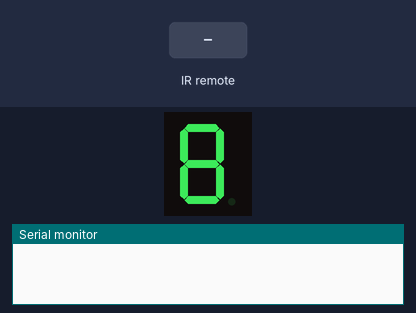
The sketch below on a simulated Arduino Uno, built with avr-gcc and run on an emulated ATmega328P. Parts: 1-digit seven-segment display, the last lines printed to the serial monitor. Wiring (inferred from the names in the program): 1-digit 7-segment display, segments lit when LOW: segments pin 5, pin 9, pin 4, pin 8, pin 6, pin 2, pin 3. Inputs (shaded band) come from the test bench. The segment pins are drawn as the display they are named for.

Above: at 1.2 s.
1.3 s: infrared code 0xC101E57B received
At 2.5 s:
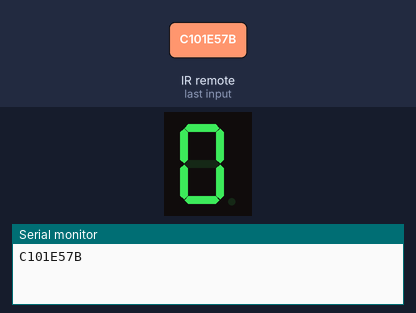
2.8 s: infrared code 0x9716BE3F received
At 3.8 s:
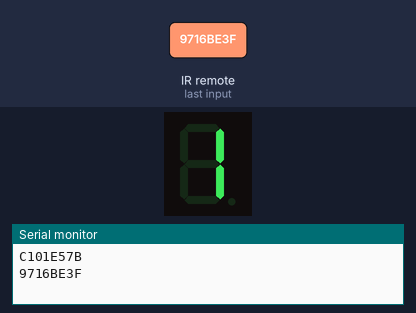
4.3 s: infrared code 0x3D9AE3F7 received
At 5.0 s:
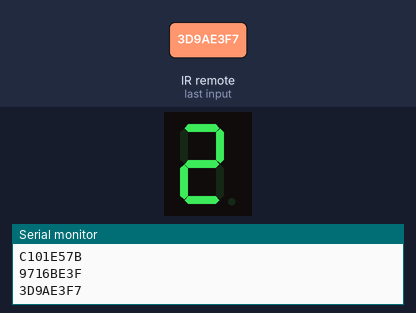
5.8 s: infrared code 0x6182021B received
At 6.1 s:
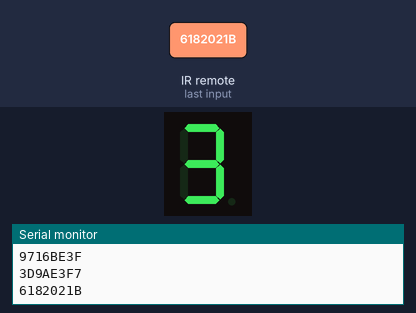
7.3 s: infrared code 0x8C22657B received
At 8.4 s:
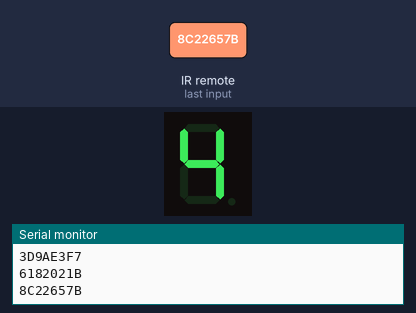
8.8 s: infrared code 0x488F3CBB received
At 9.6 s:
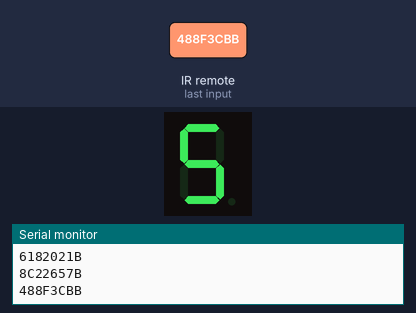
Timing chart, 0 to 11.3 s (numbered marks = the images above; inputs shaded):
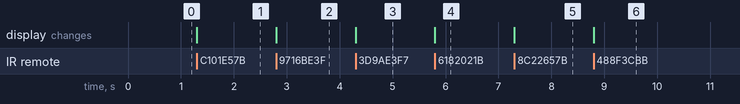

The sketch:

MP14_7SegmentIR.ino
```cpp
#include <IRremote.h>      //must copy IRremote library to arduino libraries
#define zero 0xC101E57B
#define one 0x9716BE3F
#define two 0x3D9AE3F7
#define three 0x6182021B
#define four 0x8C22657B
#define five 0x488F3CBB
#define six 0x449E79F
#define seven 0x32C6FDF7
#define eight 0x1BC0157B
#define nine 0x3EC3FC1B


int RECV_PIN = 11;       //IR receiver pin

IRrecv irrecv(RECV_PIN);

decode_results results;

int a = 2;  //For displaying segment "a"
int b = 3;  //For displaying segment "b"
int c = 4;  //For displaying segment "c"
int d = 5;  //For displaying segment "d"
int e = 6;  //For displaying segment "e"
int f = 8;  //For displaying segment "f"
int g = 9;  //For displaying segment "g"

int pinA = 2;
int pinB = 3;
int pinC = 4;
int pinD = 5;
int pinE = 6;
int pinF = 8;
int pinG = 9;

void setup()
{
  Serial.begin(9600);
  irrecv.enableIRIn(); // Start the receiver
  pinMode(a, OUTPUT);  //A
  pinMode(b, OUTPUT);  //B
  pinMode(c, OUTPUT);  //C
  pinMode(d, OUTPUT);  //D
  pinMode(e, OUTPUT);  //E
  pinMode(f, OUTPUT);  //F
  pinMode(g, OUTPUT);  //G
}

void loop()
{
  if (irrecv.decode(&results)) {
    Serial.println(results.value, HEX);
    irrecv.resume(); // Receive the next value

    if (results.value == zero)
    {
      digitalWrite(pinA, LOW);
      digitalWrite(pinB, HIGH);
      digitalWrite(pinC, LOW);
      digitalWrite(pinD, LOW);
      digitalWrite(pinE, LOW);
      digitalWrite(pinF, LOW);
      digitalWrite(pinG, LOW);
      delay(1000);               // wait for a second
    }

    if (results.value == one)
    {
      digitalWrite(pinA, HIGH);
      digitalWrite(pinB, HIGH);
      digitalWrite(pinC, LOW);
      digitalWrite(pinD, HIGH);
      digitalWrite(pinE, HIGH);
      digitalWrite(pinF, HIGH);
      digitalWrite(pinG, LOW);
      delay(1000);               // wait for a second
    }

    if (results.value == two)
    {
      digitalWrite(pinA, HIGH);
      digitalWrite(pinB, LOW);
      digitalWrite(pinC, HIGH);
      digitalWrite(pinD, LOW);
      digitalWrite(pinE, LOW);
      digitalWrite(pinF, LOW);
      digitalWrite(pinG, LOW);
      delay(1000);               // wait for a second
    }

    if (results.value == three)
    {
      digitalWrite(pinA, HIGH);
      digitalWrite(pinB, LOW);
      digitalWrite(pinC, LOW);
      digitalWrite(pinD, LOW);
      digitalWrite(pinE, HIGH);
      digitalWrite(pinF, LOW);
      digitalWrite(pinG, LOW);
      delay(1000);               // wait for a second
    }

    if (results.value == four)
    {
      digitalWrite(pinA, LOW);
      digitalWrite(pinB, LOW);
      digitalWrite(pinC, LOW);
      digitalWrite(pinD, HIGH);
      digitalWrite(pinE, HIGH);
      digitalWrite(pinF, HIGH);
      digitalWrite(pinG, LOW);
      delay(1000);               // wait for a second
    }

    if (results.value == five)
    {
      digitalWrite(pinA, LOW);
      digitalWrite(pinB, LOW);
      digitalWrite(pinC, LOW);
      digitalWrite(pinD, LOW);
      digitalWrite(pinE, HIGH);
      digitalWrite(pinF, LOW);
      digitalWrite(pinG, HIGH);
      delay(1000);               // wait for a second
    }

    if (results.value == six)
    {
      digitalWrite(pinA, LOW);
      digitalWrite(pinB, LOW);
      digitalWrite(pinC, LOW);
      digitalWrite(pinD, LOW);
      digitalWrite(pinE, LOW);
      digitalWrite(pinF, LOW);
      digitalWrite(pinG, HIGH);
      delay(1000);               // wait for a second
    }

    if (results.value == seven)
    {
      digitalWrite(pinA, HIGH);
      digitalWrite(pinB, HIGH);
      digitalWrite(pinC, LOW);
      digitalWrite(pinD, HIGH);
      digitalWrite(pinE, HIGH);
      digitalWrite(pinF, LOW);
      digitalWrite(pinG, LOW);
      delay(1000);               // wait for a second
    }

    if (results.value == eight)
    {
      digitalWrite(pinA, LOW);
      digitalWrite(pinB, LOW);
      digitalWrite(pinC, LOW);
      digitalWrite(pinD, LOW);
      digitalWrite(pinE, LOW);
      digitalWrite(pinF, LOW);
      digitalWrite(pinG, LOW);
      delay(1000);               // wait for a second
    }

    if (results.value == nine)
    {
      digitalWrite(pinA, LOW);
      digitalWrite(pinB, LOW);
      digitalWrite(pinC, LOW);
      digitalWrite(pinD, LOW);
      digitalWrite(pinE, HIGH);
      digitalWrite(pinF, LOW);
      digitalWrite(pinG, LOW);
      delay(1000);               // wait for a second
    }

    delay(20);          //General speed
  }
}
```

Measured:
- after the input at 1.3 s, the display: changes at once (image 1)
- after the input at 2.8 s, the display: changes at once (image 2)
- after the input at 4.3 s, the display: changes at once (image 3)
- after the input at 5.8 s, the display: changes at once (image 4)
- after the input at 7.3 s, the display: changes at once (image 5)
- after the input at 8.8 s, the display: changes at once (image 6)
